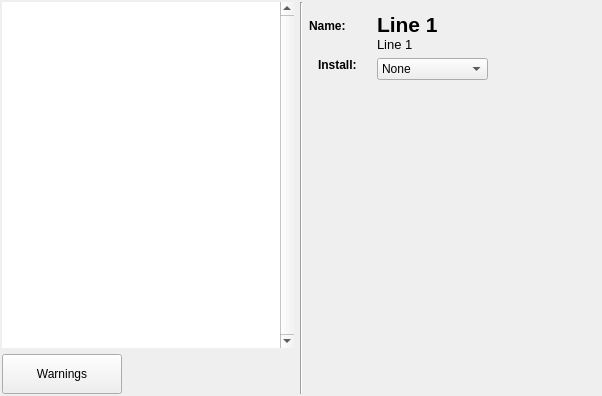
<?xml version="1.0" encoding="UTF-8"?>
<ui version="4.0">
 <class>WizardPageCinderBlocks</class>
 <widget class="QWizardPage" name="WizardPageCinderBlocks">
  <property name="geometry">
   <rect>
    <x>0</x>
    <y>0</y>
    <width>602</width>
    <height>396</height>
   </rect>
  </property>
  <property name="sizePolicy">
   <sizepolicy hsizetype="Expanding" vsizetype="Expanding">
    <horstretch>0</horstretch>
    <verstretch>0</verstretch>
   </sizepolicy>
  </property>
  <property name="windowTitle">
   <string>WizardPage</string>
  </property>
  <property name="autoFillBackground">
   <bool>false</bool>
  </property>
  <layout class="QHBoxLayout" name="horizontalLayout" stretch="1,1,1">
   <property name="sizeConstraint">
    <enum>QLayout::SetMinimumSize</enum>
   </property>
   <property name="leftMargin">
    <number>2</number>
   </property>
   <property name="topMargin">
    <number>2</number>
   </property>
   <property name="rightMargin">
    <number>2</number>
   </property>
   <property name="bottomMargin">
    <number>2</number>
   </property>
   <item>
    <layout class="QVBoxLayout" name="listWarningsLayout" stretch="1,0">
     <item>
      <widget class="QListWidget" name="cinderBlockList">
       <property name="sizePolicy">
        <sizepolicy hsizetype="Expanding" vsizetype="Expanding">
         <horstretch>1</horstretch>
         <verstretch>1</verstretch>
        </sizepolicy>
       </property>
       <property name="minimumSize">
        <size>
         <width>200</width>
         <height>200</height>
        </size>
       </property>
       <property name="baseSize">
        <size>
         <width>200</width>
         <height>100</height>
        </size>
       </property>
       <property name="frameShape">
        <enum>QFrame::NoFrame</enum>
       </property>
       <property name="frameShadow">
        <enum>QFrame::Plain</enum>
       </property>
       <property name="lineWidth">
        <number>0</number>
       </property>
       <property name="verticalScrollBarPolicy">
        <enum>Qt::ScrollBarAlwaysOn</enum>
       </property>
       <property name="autoScrollMargin">
        <number>16</number>
       </property>
      </widget>
     </item>
     <item>
      <widget class="QPushButton" name="showErrorsButton">
       <property name="sizePolicy">
        <sizepolicy hsizetype="Fixed" vsizetype="Minimum">
         <horstretch>0</horstretch>
         <verstretch>0</verstretch>
        </sizepolicy>
       </property>
       <property name="minimumSize">
        <size>
         <width>120</width>
         <height>40</height>
        </size>
       </property>
       <property name="baseSize">
        <size>
         <width>0</width>
         <height>0</height>
        </size>
       </property>
       <property name="styleSheet">
        <string notr="true">QPushButton { margin: 0 px;}</string>
       </property>
       <property name="text">
        <string>Warnings</string>
       </property>
       <property name="icon">
        <iconset resource="../TinderBox.qrc">
         <normaloff>:/resources/warning.png</normaloff>:/resources/warning.png</iconset>
       </property>
       <property name="iconSize">
        <size>
         <width>24</width>
         <height>24</height>
        </size>
       </property>
       <property name="flat">
        <bool>false</bool>
       </property>
      </widget>
     </item>
    </layout>
   </item>
   <item>
    <widget class="Line" name="line">
     <property name="sizePolicy">
      <sizepolicy hsizetype="Fixed" vsizetype="Preferred">
       <horstretch>0</horstretch>
       <verstretch>1</verstretch>
      </sizepolicy>
     </property>
     <property name="orientation">
      <enum>Qt::Vertical</enum>
     </property>
    </widget>
   </item>
   <item>
    <layout class="QFormLayout" name="formLayout">
     <property name="sizeConstraint">
      <enum>QLayout::SetDefaultConstraint</enum>
     </property>
     <property name="fieldGrowthPolicy">
      <enum>QFormLayout::ExpandingFieldsGrow</enum>
     </property>
     <property name="rowWrapPolicy">
      <enum>QFormLayout::DontWrapRows</enum>
     </property>
     <property name="labelAlignment">
      <set>Qt::AlignRight|Qt::AlignTop|Qt::AlignTrailing</set>
     </property>
     <property name="formAlignment">
      <set>Qt::AlignLeading|Qt::AlignLeft|Qt::AlignTop</set>
     </property>
     <property name="horizontalSpacing">
      <number>20</number>
     </property>
     <property name="leftMargin">
      <number>0</number>
     </property>
     <property name="rightMargin">
      <number>0</number>
     </property>
     <item row="1" column="0">
      <widget class="QLabel" name="nameLabel">
       <property name="sizePolicy">
        <sizepolicy hsizetype="Fixed" vsizetype="Fixed">
         <horstretch>0</horstretch>
         <verstretch>0</verstretch>
        </sizepolicy>
       </property>
       <property name="minimumSize">
        <size>
         <width>48</width>
         <height>48</height>
        </size>
       </property>
       <property name="maximumSize">
        <size>
         <width>48</width>
         <height>48</height>
        </size>
       </property>
       <property name="baseSize">
        <size>
         <width>48</width>
         <height>48</height>
        </size>
       </property>
       <property name="font">
        <font>
         <weight>75</weight>
         <bold>true</bold>
        </font>
       </property>
       <property name="text">
        <string>Name:</string>
       </property>
      </widget>
     </item>
     <item row="1" column="1">
      <layout class="QVBoxLayout" name="verticalLayout_2">
       <property name="spacing">
        <number>0</number>
       </property>
       <property name="leftMargin">
        <number>0</number>
       </property>
       <property name="topMargin">
        <number>10</number>
       </property>
       <item>
        <widget class="QLabel" name="nameContents">
         <property name="sizePolicy">
          <sizepolicy hsizetype="Maximum" vsizetype="Fixed">
           <horstretch>0</horstretch>
           <verstretch>0</verstretch>
          </sizepolicy>
         </property>
         <property name="minimumSize">
          <size>
           <width>150</width>
           <height>0</height>
          </size>
         </property>
         <property name="font">
          <font>
           <pointsize>16</pointsize>
           <weight>75</weight>
           <bold>true</bold>
          </font>
         </property>
         <property name="focusPolicy">
          <enum>Qt::ClickFocus</enum>
         </property>
         <property name="frameShape">
          <enum>QFrame::NoFrame</enum>
         </property>
         <property name="lineWidth">
          <number>0</number>
         </property>
         <property name="text">
          <string>Line 1</string>
         </property>
         <property name="textFormat">
          <enum>Qt::AutoText</enum>
         </property>
         <property name="scaledContents">
          <bool>false</bool>
         </property>
         <property name="wordWrap">
          <bool>false</bool>
         </property>
         <property name="margin">
          <number>0</number>
         </property>
         <property name="indent">
          <number>-1</number>
         </property>
        </widget>
       </item>
       <item>
        <widget class="QLabel" name="nameId">
         <property name="sizePolicy">
          <sizepolicy hsizetype="Maximum" vsizetype="Fixed">
           <horstretch>0</horstretch>
           <verstretch>0</verstretch>
          </sizepolicy>
         </property>
         <property name="minimumSize">
          <size>
           <width>50</width>
           <height>0</height>
          </size>
         </property>
         <property name="font">
          <font>
           <family>Lucida Grande</family>
           <pointsize>10</pointsize>
           <weight>50</weight>
           <italic>false</italic>
           <bold>false</bold>
          </font>
         </property>
         <property name="focusPolicy">
          <enum>Qt::ClickFocus</enum>
         </property>
         <property name="frameShape">
          <enum>QFrame::NoFrame</enum>
         </property>
         <property name="lineWidth">
          <number>1</number>
         </property>
         <property name="text">
          <string>Line 1</string>
         </property>
         <property name="textFormat">
          <enum>Qt::AutoText</enum>
         </property>
         <property name="scaledContents">
          <bool>false</bool>
         </property>
         <property name="wordWrap">
          <bool>true</bool>
         </property>
         <property name="margin">
          <number>0</number>
         </property>
        </widget>
       </item>
      </layout>
     </item>
     <item row="2" column="0">
      <widget class="QLabel" name="installLabel">
       <property name="sizePolicy">
        <sizepolicy hsizetype="Fixed" vsizetype="Fixed">
         <horstretch>0</horstretch>
         <verstretch>0</verstretch>
        </sizepolicy>
       </property>
       <property name="font">
        <font>
         <weight>75</weight>
         <bold>true</bold>
        </font>
       </property>
       <property name="text">
        <string>Install:</string>
       </property>
      </widget>
     </item>
     <item row="2" column="1">
      <widget class="QComboBox" name="installTypeCombo">
       <property name="sizePolicy">
        <sizepolicy hsizetype="Fixed" vsizetype="Fixed">
         <horstretch>0</horstretch>
         <verstretch>0</verstretch>
        </sizepolicy>
       </property>
       <item>
        <property name="text">
         <string>None</string>
        </property>
       </item>
       <item>
        <property name="text">
         <string>Copy</string>
        </property>
       </item>
       <item>
        <property name="text">
         <string>Relative</string>
        </property>
       </item>
       <item>
        <property name="text">
         <string>Git Submodule</string>
        </property>
       </item>
      </widget>
     </item>
    </layout>
   </item>
  </layout>
 </widget>
 <resources>
  <include location="../TinderBox.qrc"/>
 </resources>
 <connections/>
</ui>
